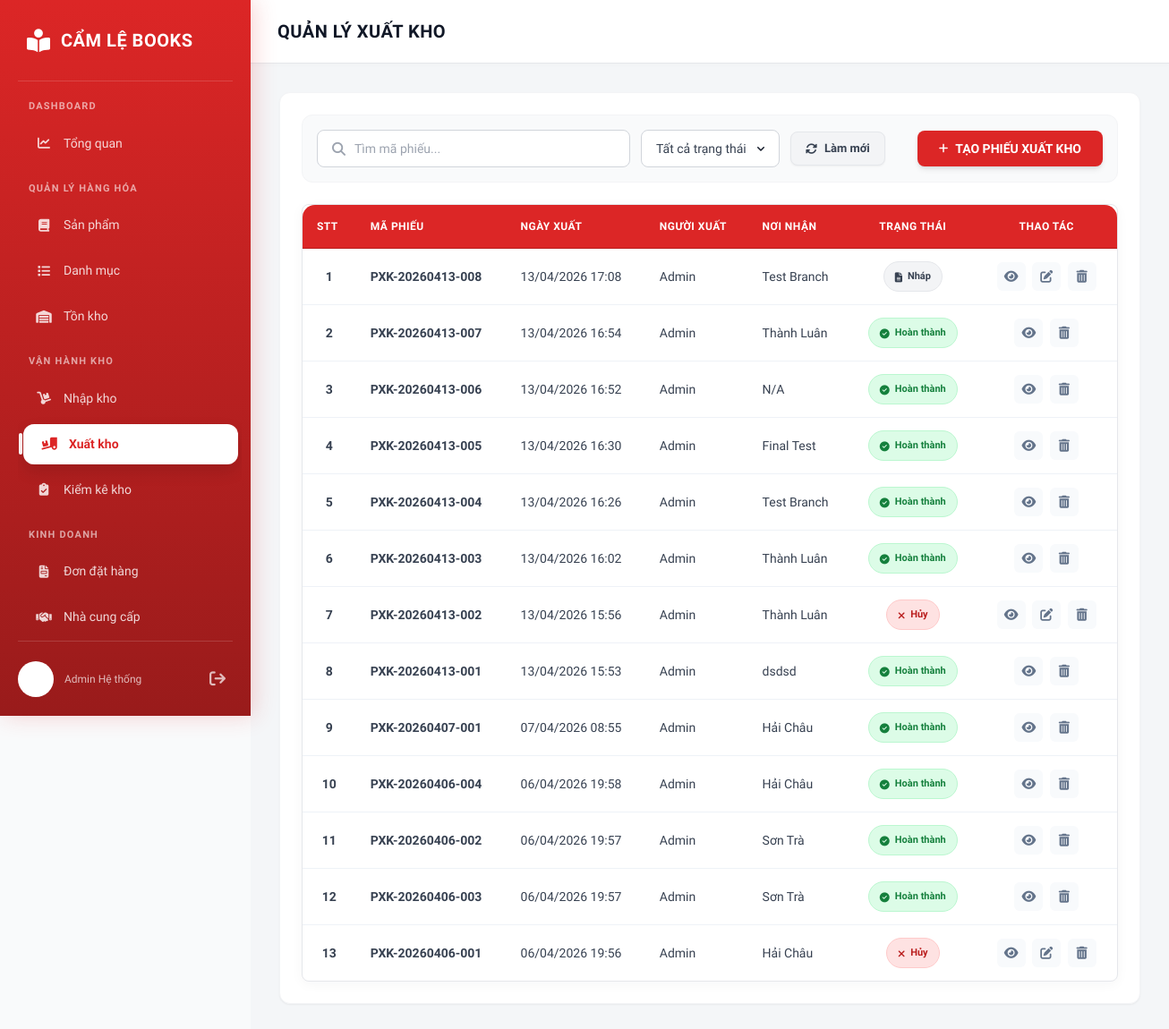
Page /xuatkho/ on the earlier database version.
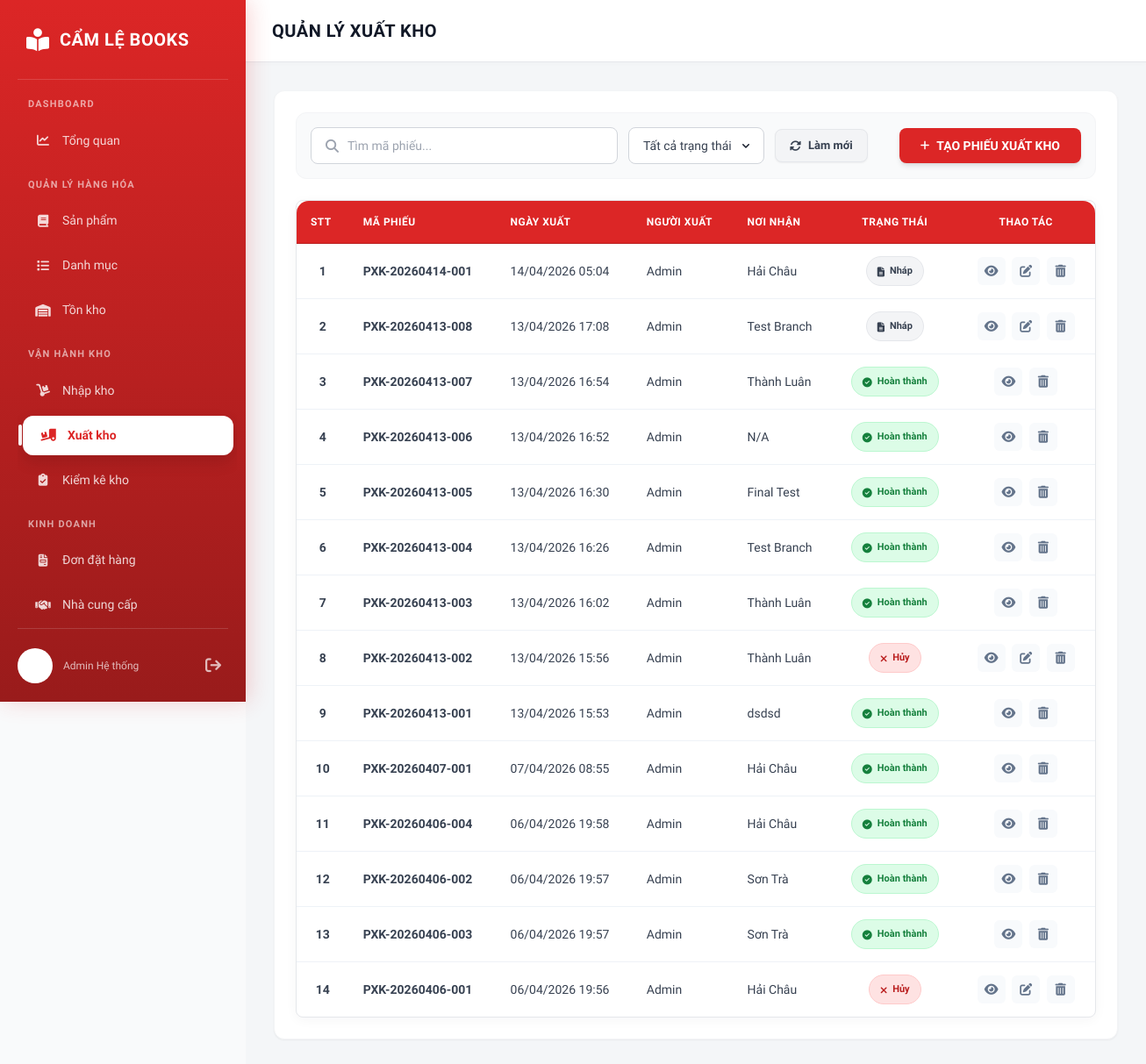
Same page on the later database version.
### inventory/models.py (models this page shows)
class XuatKho(models.Model):
    maPhieuXuat = models.CharField(max_length=50, primary_key=True)
    ngayXuat = models.DateTimeField()
    noiXuat = models.CharField(max_length=255)
    trangThai = models.IntegerField(default=0, choices=[(0, 'Nháp'), (1, 'Hoàn thành'), (-1, 'Đã hủy')])
    class Meta:
        constraints = [
            models.CheckConstraint(
                check=Q(trangThai__gte=-1),
                name='xk_trangThai_gte_minus_1'
            ),
        ]

### inventory/views/stock_views.py (the view, shortened to what this page needs)
# urls.py: path("xuatkho/", xuatkho, name="xuatkho"),
def xuatkho(request):
    outbound_records = XuatKho.objects.prefetch_related('phieuxuat_ct_set__sanPham').order_by('-ngayXuat')
    products = SanPham.objects.all()
    return render(request, 'inventory/inventory/stock_out_list.html', {
        'outbound_records': outbound_records,
        'products': products
    })

### inventory/templates/inventory/inventory/stock_out_list.html (shortened to what the changed rows need)
{% load static %}
{% load humanize %}
<!DOCTYPE html>
<html lang="vi">
<head>
    <script src="https://cdn.tailwindcss.com"></script>
    <link rel="stylesheet" href="https://cdnjs.cloudflare.com/ajax/libs/font-awesome/6.4.0/css/all.min.css">
    <link rel="stylesheet" href="{% static 'css/0.0.style.css' %}">
</head>
<body class="bg-gray-50">
  <main class="main-content">
        <div class="content-header">
            <h1>QUẢN LÝ XUẤT KHO</h1>
        </div>
        <div class="content-body p-8">
            <div id="exportListView" class="view-section active">
                <div class="bg-white rounded-xl shadow-sm border border-gray-100 p-6">
                    <div class="table-wrapper border border-gray-200 rounded-lg">
                        <table class="w-full text-left border-collapse min-w-[900px]">
                            <thead>
                                <tr class="bg-red-50 border-b border-red-100">
                                    <th class="py-4 px-4 font-bold text-sm text-gray-800 uppercase tracking-wide">STT</th>
                                    <th class="py-4 px-4 font-bold text-sm text-gray-800 uppercase tracking-wide">Mã Phiếu</th>
                                    <th class="py-4 px-4 font-bold text-sm text-gray-800 uppercase tracking-wide">Ngày Xuất</th>
                                    <th class="py-4 px-4 font-bold text-sm text-gray-800 uppercase tracking-wide">Người Xuất</th>
                                    <th class="py-4 px-4 font-bold text-sm text-gray-800 uppercase tracking-wide">Nơi Nhận</th>
                                    <th class="py-4 px-4 font-bold text-sm text-gray-800 uppercase tracking-wide text-center">Trạng Thái</th>
                                    <th class="py-4 px-4 font-bold text-sm text-gray-800 uppercase tracking-wide text-center">Thao tác</th>
                                </tr>
                            </thead>
                            <tbody id="exportTableBody" class="text-sm">
                                {% for record in outbound_records %}
                                <tr class="border-b border-gray-100 hover:bg-gray-50/50 transition-colors" data-status="{{ record.trangThai }}">
                                    <td class="py-4 px-4 text-gray-500 text-center col-index font-bold">{{ forloop.counter }}</td>
                                    <td class="py-4 px-4 font-semibold text-gray-800">{{ record.maPhieuXuat }}</td>
                                    <td class="py-4 px-4 text-gray-600">{{ record.ngayXuat|date:"d/m/Y H:i" }}</td>
                                    <td class="py-4 px-4 text-gray-600 font-medium">{{ user.get_full_name|default:user.username|default:"Admin" }}</td>
                                    <td class="py-4 px-4 text-gray-600">{{ record.noiXuat }}</td>
                                    <td class="py-4 px-4 text-center">
                                        {% if record.trangThai == 1 %}
                                        <span class="inline-flex items-center gap-1.5 px-3 py-1.5 rounded-full text-[11px] font-bold bg-green-100 text-green-700 border border-green-200">
                                            <i class="fa-solid fa-circle-check"></i> Hoàn thành
                                        </span>
                                        {% elif record.trangThai == 0 %}
                                        <span class="inline-flex items-center gap-1.5 px-3 py-1.5 rounded-full text-[11px] font-bold bg-gray-100 text-gray-700 border border-gray-200">
                                            <i class="fa-solid fa-file-lines"></i> Nháp
                                        </span>
                                        {% else %}
                                        <span class="inline-flex items-center gap-1.5 px-3 py-1.5 rounded-full text-[11px] font-bold bg-red-100 text-red-700 border border-red-200">
                                            <i class="fa-solid fa-times"></i> Hủy
                                        </span>
                                        {% endif %}
                                    </td>
                                    <td class="py-4 px-4 text-center">
                                        <div class="action-icons">
                                            <i class="fa-solid fa-eye" onclick="viewExportDetail('{{ record.maPhieuXuat }}')" title="Xem chi tiết"></i>
                                            {% if record.trangThai != 1 %}
                                            <i class="fa-solid fa-edit" onclick="editExport('{{ record.maPhieuXuat }}')" title="Chỉnh sửa"></i>
                                            {% endif %}
                                            <i class="fa-solid fa-trash-can" onclick="deleteExport('{{ record.maPhieuXuat }}')" title="Xóa"></i>
                                        </div>
                                    </td>
                                </tr>
                                {% empty %}
                                <tr>
                                    <td colspan="7" class="text-center py-10 text-gray-500">Không có phiếu xuất kho nào</td>
                                </tr>
                                {% endfor %}
                            </tbody>
                        </table>
                    </div>
                </div>
            </div>
        </div>
  </main>
</body>
</html>

Differences in the rows shown:
added XuatKho: maPhieuXuat "PXK-20260414-001", ngayXuat "14/04/2026 05:04", get_full_name "Admin", noiXuat "Hải Châu", trangThai 0 (drawn)
